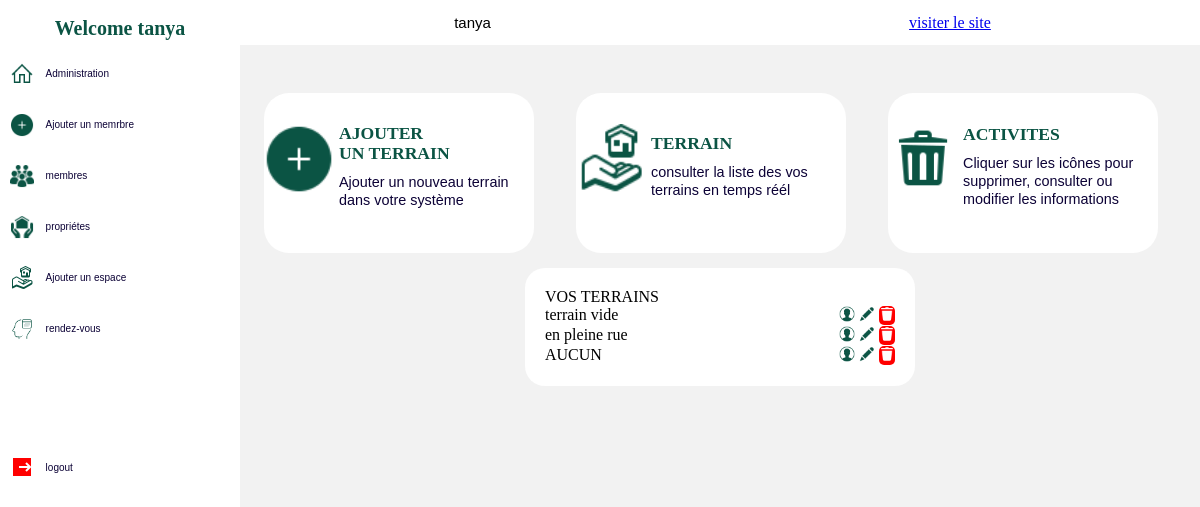
The app's page /space/ (signed in) with its own data.
### app/models.py (models this page shows, shortened)
class Space (models.Model):
    title = models.CharField(max_length=150, unique=True, default="")
    name = models.TextField()
    size = models.CharField(max_length=100)

### app/views.py (the view)
# urls.py: path('space/', views.space, name='space'),
def space(request):
    if request.user.is_superuser :
        spaces = Space.objects.all()
        return render (request, 'space.html', {'spaces':spaces})
    else :
        return redirect ('home')

### app/templates/space.html (shortened to what this page needs)
<!DOCTYPE html>{% load static %}
<html lang="en">
<head>
    <link rel="stylesheet" type="text/css" href="{% static 'css/profiles.css' %}">
    <link rel="stylesheet" type="text/css" href="{% static 'css/member.css' %}">
</head>
<body>
  <div class="body">
    <nav class="nav-menu">
        <h1> Welcome {{user.username}}  </h1>
        <ul>
            <li><a href="{% url 'profile'  %}"><img src="{% static 'img/icons8-home-32.png' %}" alt=""> <span>Administration</span></a></li>
            <li><a href="{% url 'add_member'  %}"><img src="{% static 'img/icons8-add-50.png' %}" alt=""> <span>Ajouter un memrbre</span> </a></li>
            <li><a href="{% url 'member'  %}"><img src="{% static 'img/icons8-user-groups-50.png' %}" alt=""> <span>membres</span> </a></li>
            <li><a href="{% url 'property'  %}"><img src="{% static 'img/icons8-property-50.png' %}" alt=""><span>propriétes</span></a></li>
            <li><a href="{% url 'space_form'  %}"><img src="{% static 'img/icons8-property-48.png' %}" alt=""><span>Ajouter un espace</span></a></li>
            <li><a href="{% url 'appoint'  %}"><img src="{% static 'img/icons8-appointment-80.png' %}" alt=""><span>rendez-vous</span></a></li>
            <li class="logout"><a href="{% url 'login' %}"><img src="{% static 'img/icons8-logout-24.png' %}" alt=""> <span>logout</span> </a></li>
        </ul>
       </nav>
      <nav class="nav-body">
        <nav class="nav-bar">
            <div class="img">
                <span> {{user.username}}  {{user.last_name}}  </span>
            </div>
            <a href="{% url 'home' %}">visiter le site</a>
           </nav>
           <nav class="nav-content">
            <aside>
                <a href="{% url  'space_form' %}#form">
                    <p><img src="{% static 'img/icons8-add-50.png' %}" alt=""><div class="infos">
                        <h2>AJOUTER <br><br>UN TERRAIN</h2>
                        <span>Ajouter un nouveau terrain dans votre système </span>
                    </div></p>
                </a>
            </aside>
            <aside>
                <a href="{% url 'space' %}#member">
                    <p><img src="{% static 'img/icons8-property-48.png' %}" alt=""><div class="infos">
                        <h2>TERRAIN</h2>
                        <span>consulter la liste des vos terrains en temps réél</span>
                    </div></p>
                </a>
            </aside>
            <aside>
                <a >
                    <p><img src="{% static 'img/icons8-trash-64.png' %}" alt=""><div class="infos">
                        <h2>ACTIVITES</h2>
                        <span>Cliquer sur les icônes pour supprimer, consulter ou modifier les informations </span>
                    </div></p>
                </a>
            </aside>
           </nav>
           <div class="appoint1">
            <nav>
                <h id="member">VOS TERRAINS</h3>
                {% for member in spaces  %}
             <div class="app" >
                <div class="name">
                  <span>  {{member.name}}</span>
                  </div>
                  <div>
                    <a href="{% url 'space_detail' member.id %}"><img src="{% static 'img/icons8-male-user-50.png' %}" alt=""></a>
                    <a href="{% url 'space_modif' member.id  %}"><img src="{% static 'img/icons8-edit-48.png' %}" alt=""></a>
                    <a href="{% url 'space_delete' member.id %}" class="corbeil"><img src="{% static 'img/icons8-supprimer-24.png' %}" alt=""></a>
                  </div>
             </div>
                {% endfor %}
            </nav>
          </div>
      </nav>
  </div>
</body>
</html>

### app/static/css/profiles.css (style rules this page uses)
.body { display: flex; background-color: rgba(226, 225, 225, 0.438); left: 0; right: 0; position: fixed; height: 100%; width: 100%; top: 0; }
.nav-menu { width: 300px; height: 100%; position: relative; background-color: white; }
.nav-menu ul { left: 0; margin-left: 4%; padding: 0; }
.nav-menu ul li { list-style-type: none; margin-bottom: 1em; }
.nav-menu ul li a { display: flex; text-decoration: none; align-items: center; align-content: center; }
.logout { margin-top: 45%; }
.nav-menu ul li a span { padding: 12px; font-size: 10px; color: rgb(12, 2, 54); font-family: Arial, Helvetica, sans-serif; }
.nav-menu ul li img { width: 1.5em; height: 1.5em; }
.nav-menu h1 { display: flex; justify-content: center; font-family:'Times New Roman', Times, serif; font-weight: 900; color: rgb(11, 84, 68); font-size: 20px; }
.nav-bar { width: 100%; display: flex; background-color: white; height: 45px; justify-content: space-around; align-items: center; align-content: center; }
.nav-bar .img { display: flex; align-items: center; align-content: center; }
.nav-bar .img span { font-size: 15px; font-family: Arial, Helvetica, sans-serif; margin-left: 5px; }
.nav-body { width: 100%; }
.nav-content { display: grid; grid-template-columns: repeat(3, 1fr); justify-content: center; margin-top: 5%; margin-left: 1.5em; }
.nav-content aside { width: 270px; height: 160px; background-color: white; border-radius: 25px; border: none; }
.nav-content aside a { display: flex; text-decoration: none; align-content: center; align-items: center; padding-top: 15px; }
.nav-content aside a img { width: 70px; height: 70px; }
.nav-content aside a .infos { margin-left: 5px; }
.nav-content aside a .infos h2 { color: rgb(11, 84, 68); font-family: 'Times New Roman', Times, serif; line-height: 10px; font-size: 1.1em; }
.nav-content aside a .infos span { color: rgb(12, 2, 54); font-family: sans-serif; font-size: 0.9em; }

### app/static/css/member.css (style rules this page uses)
.appoint1 { display: grid; grid-template-columns: repeat(1,1fr); justify-content: center; place-items: center; }
.appoint1 nav { background-color: white; width: 350px; border-radius: 20px; padding: 20px; margin-top: 15px; max-height: 400px; overflow-y: auto; }
.appoint1 .app { display: flex; justify-content: space-between; }
.appoint1 .name { width: 150px; }
.appoint1 .app img { width: 1em; height: 1em; }
.appoint1 .app .corbeil { background-color: red; border-radius: 5px; padding-top: 2px; width: 0.8em; height: 0.8em; }

### records on screen
Space: name "terrain vide"
Space: name "en pleine rue"
Space: name "AUCUN"

### other values on screen
{{ user.username }} "tanya"
